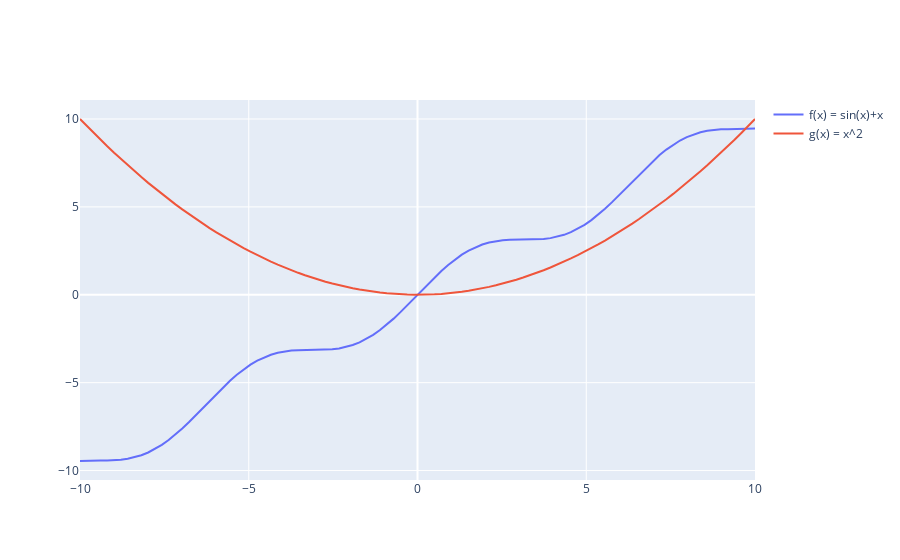

The cell this chart's notebook holds for it:
### Markdown cell above
# Jawna definicja funkcji

### Code cell
# Funkcje R -> R
# f(x) = sin(x)+x oraz g(x) = x^2/10
f = lambda x: np.sin(x)+x
g = lambda x: x**2/10

plot_fun_plotly([f, g], -10, 10, ['f(x) = sin(x)+x', 'g(x) = x^2'])
